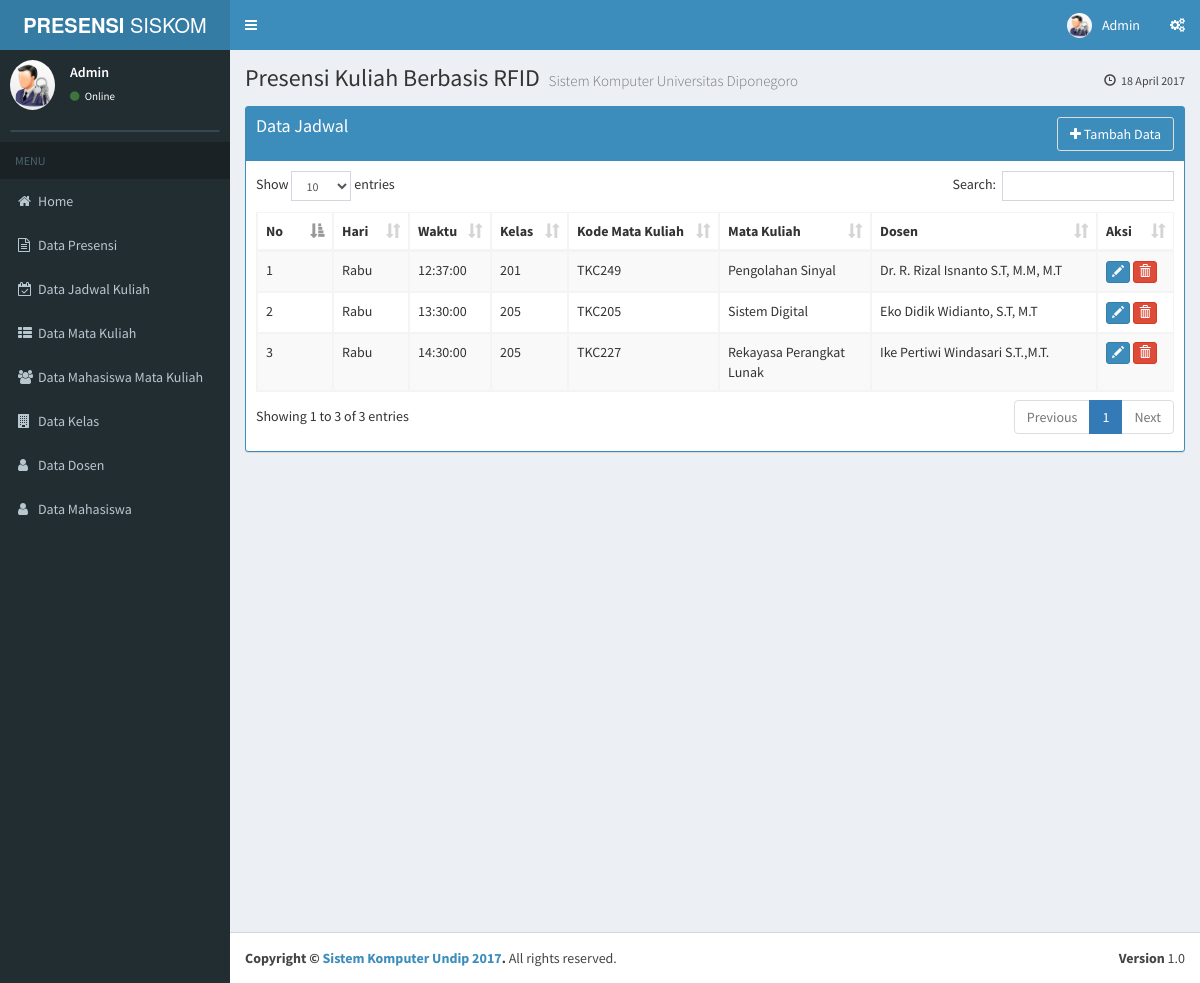
The page /admin/?module=jadwal (signed in) on the database its author committed.
### tables this page shows
CREATE TABLE IF NOT EXISTS `tb_jadwal` (
  `id_jadwal` int(20) NOT NULL AUTO_INCREMENT,
  `hari` varchar(20) NOT NULL,
  `waktu` time NOT NULL,
  `id_kelas` int(4) NOT NULL,
  `kd_makul` varchar(20) NOT NULL,
  PRIMARY KEY (`id_jadwal`)
);

CREATE TABLE IF NOT EXISTS `tb_kelas` (
  `id_kelas` varchar(4) NOT NULL,
  `nm_kelas` varchar(10) NOT NULL,
  PRIMARY KEY (`id_kelas`)
);

CREATE TABLE IF NOT EXISTS `tb_makul` (
  `kd_makul` varchar(10) NOT NULL,
  `nm_makul` varchar(30) NOT NULL,
  `id_dosen` varchar(4) NOT NULL,
  PRIMARY KEY (`kd_makul`)
);

CREATE TABLE IF NOT EXISTS `tb_dosen` (
  `id_dosen` int(4) NOT NULL AUTO_INCREMENT,
  `id_rfiddosen` varchar(30) NOT NULL,
  `nm_dosen` varchar(40) NOT NULL,
  `nip` varchar(20) NOT NULL,
  PRIMARY KEY (`id_dosen`)
);

### admin/inc/inc.library.php (called while the page is built, shortened)
<?php
function Indonesia2Tgl($tanggal){
	 $namaBln = array("01" => "Januari", "02" => "Februari", "03" => "Maret", "04" => "April", "05" => "Mei", "06" => "Juni",
					 "07" => "Juli", "08" => "Agustus", "09" => "September", "10" => "Oktober", "11" => "November", "12" => "Desember");
	$tgl=substr($tanggal,8,2);
	$bln=substr($tanggal,5,2);
	$thn=substr($tanggal,0,4);
	$tanggal ="$tgl ".$namaBln[$bln]." $thn";
	return $tanggal;
}
?>

### admin/module/jadwal/jadwal.php (the view, shortened to what this page needs)
<?php
$aksi="module/jadwal/jadwal_aksi.php";
switch($_GET[aksi]){
default:
?>
	<div class="row">
		<div class="col-xs-12">
          <div class="box box-solid box-primary">
            <div class="box-header">
              <h4 class="box-title">Data Jadwal</h4>
				<a class="btn btn-default pull-right" href="?module=jadwal&aksi=tambah" data-toggle="tooltip" title="Menambahkan jadwal">
				<i class="fa  fa-plus"></i> Tambah Data</a>
            </div>
            <div class="box-body">
              <table id="example1" class="table table-bordered table-striped">
                <thead>
                <tr>
                  <th class="col-sm-1">No</th>
				  <th class="col-sm-1">Hari</th>
                  <th class="col-sm-1">Waktu</th>
				  <th class="col-sm-1">Kelas</th>
				  <th class="col-sm-2">Kode Mata Kuliah</th>
				  <th class="col-sm-2">Mata Kuliah</th>
				  <th class="col-sm-3">Dosen</th>
				  <th class="col-sm-1">Aksi</th>
                </tr>
                </thead>
			    <tbody>
					<?php
						$sql = "SELECT tb_jadwal.id_jadwal, tb_jadwal.hari,tb_jadwal.waktu,tb_kelas.nm_kelas, tb_jadwal.id_kelas, tb_makul.kd_makul, tb_makul.nm_makul, tb_dosen.nm_dosen
						from tb_jadwal join tb_makul on tb_jadwal.kd_makul = tb_makul.kd_makul
						join tb_dosen on tb_makul.id_dosen = tb_dosen.id_dosen
						join tb_kelas on tb_jadwal.id_kelas = tb_kelas.id_kelas";
						$tampil = mysql_query($sql);
						$no=1;
						while ($data = mysql_fetch_array($tampil)) {
					?>
						<tr>
							<td><?php echo $no; ?></td>
							<td><?php echo $data['hari']; ?></td>
							<td><?php echo $data['waktu']; ?></td>
							<td><?php echo $data['nm_kelas']; ?></td>
							<td><?php echo $data['kd_makul']; ?></td>
							<td><?php echo $data['nm_makul']; ?></td>
							<td><?php echo $data['nm_dosen']; ?></td>
							<td>
								<a class="btn btn-xs btn-primary"   data-toggle="tooltip" title="Edit Data <?php echo $data['nm_makul'];?>" href="?module=jadwal&aksi=edit&id_jadwal=<?php echo $data['id_jadwal'];?>"><i class="glyphicon glyphicon-pencil"></i></a>
								<a class="btn btn-xs btn-danger" data-toggle="tooltip" title="Hapus Data" href="<?php echo $aksi ?>?module=jadwal&aksi=hapus&id_jadwal=<?php echo $data['id_jadwal'];?>"  alt="Delete Data" onclick="return confirm('Anda Yakin Menghapus Data <?php echo $data['nm_makul'];?> di hari <?php echo $data['hari'];?> jam <?php echo $data['waktu'];?>?')"> <i class="glyphicon glyphicon-trash"></i></a>
							</td>
						</tr>
						<?php
							$no++;
						}
						?>
			   </tbody>
              </table>
            </div>
          </div>
        </div>
      </div>
<?php
break;
?>
<?php
}
?>

### admin/index.php (shortened to what this page needs)
<!DOCTYPE html>
<?php
include 'inc/inc.library.php';
?>
<html>
<head>
  <link rel="stylesheet" href="../assets/bootstrap/css/bootstrap.min.css">
  <link rel="stylesheet" href="https://cdnjs.cloudflare.com/ajax/libs/font-awesome/4.5.0/css/font-awesome.min.css">
  <link rel="stylesheet" href="https://cdnjs.cloudflare.com/ajax/libs/ionicons/2.0.1/css/ionicons.min.css">
  <link rel="stylesheet" href="../assets//plugins/datatables/dataTables.bootstrap.css">
  <link rel="stylesheet" href="../assets//dist/css/AdminLTE.min.css">
  <link rel="stylesheet" href="../assets/dist/css/skins/_all-skins.min.css">
</head>
<body class="hold-transition skin-blue sidebar-mini">
<div class="wrapper">
  <header class="main-header">
    <a class="logo">
      <span class="logo-lg"><b>PRESENSI</b> SISKOM</span>
    </a>
    <nav class="navbar navbar-static-top">
      <a href="#" class="sidebar-toggle" data-toggle="offcanvas" role="button">
      </a>
      <div class="navbar-custom-menu">
        <ul class="nav navbar-nav">
          <li class="dropdown user user-menu">
            <a href="#" class="dropdown-toggle" data-toggle="dropdown">
              <img src="../assets/dist/img/admin.jpg" class="user-image" alt="User Image">
              <span class="hidden-xs">Admin</span>
            </a>
          </li>
          <li>
            <a href="#" data-toggle="control-sidebar"><i class="fa fa-gears"></i></a>
          </li>
        </ul>
      </div>
    </nav>
  </header>
   <aside class="main-sidebar">
    <section class="sidebar">
      <div class="user-panel">
        <div class="pull-left image">
          <img src="../assets/dist/img/admin.jpg" class="img-circle" alt="User Image">
        </div>
        <div class="pull-left info">
          <p>Admin</p>
          <a href="#"><i class="fa fa-circle text-success"></i> Online</a>
        </div>
      </div>
      <form action="#" method="get" class="sidebar-form">
      </form>
      <ul class="sidebar-menu">
       <li class="header">MENU</li>
        <li><a href="?module=home"><i class="fa fa-home"></i><span>Home</span></a></li>
		<li><a href="?module=presensi"><i class="fa fa-file-text-o"></i><span>Data Presensi</span></a></li>
		<li><a href="?module=jadwal"><i class="fa fa-calendar-check-o"></i><span>Data Jadwal Kuliah</span></a></li>
		<li><a href="?module=mata_kuliah"><i class="fa fa-th-list"></i><span>Data Mata Kuliah</span></a></li>
		<li><a href="?module=mhs_makul"><i class="fa fa-users"></i><span>Data Mahasiswa Mata Kuliah</span></a></li>
		<li><a href="?module=kelas"><i class="fa fa-building"></i><span>Data Kelas</span></a></li>
		<li><a href="?module=dosen"><i class="fa fa-user"></i><span>Data Dosen</span></a></li>
		<li><a href="?module=mahasiswa"><i class="fa fa-user"></i><span>Data Mahasiswa</span></a></li>
      </ul>
    </section>
  </aside>
  <div class="content-wrapper">
    <section class="content-header">
      <h1>
        Presensi Kuliah Berbasis RFID
        <small> Sistem Komputer Universitas Diponegoro</small>
      </h1>
		<ol class="breadcrumb">
			<li><a href="#"><i class="glyphicon glyphicon-time"></i><?php echo Indonesia2Tgl(date('Y-m-d'));?> </a></li>
		</ol>
    </section>
    <section class="content">
	<?php include "isi.php";?>
	</section>
  </div>
  <footer class="main-footer">
    <div class="pull-right hidden-xs">
      <b>Version</b> 1.0
    </div>
    <strong>Copyright &copy; <a href="http://siskom.undip.ac.id">Sistem Komputer Undip 2017</a>.</strong> All rights
    reserved.
  </footer>
</div>
</body>
</html>

### admin/isi.php (shortened to what this page needs)
<?php
if ($_GET['module'] == "home") {
	include "module/home.php";
}
else if ($_GET['module'] == "presensi") {
	include "module/presensi/presensi.php";
}
else if ($_GET['module'] == "mata_kuliah") {
	include "module/mata_kuliah/mata_kuliah.php";
}
else if ($_GET['module'] == "jadwal") {
	include "module/jadwal/jadwal.php";
}
?>

### rows shown on the page
tb_jadwal: hari "Rabu", waktu "12:37:00", id_kelas.nm_kelas "201", kd_makul.kd_makul "TKC249", kd_makul.nm_makul "Pengolahan Sinyal", tb_dosen.nm_dosen "Dr. R. Rizal Isnanto S.T, M.M, M.T"
tb_jadwal: hari "Rabu", waktu "13:30:00", id_kelas.nm_kelas "205", kd_makul.kd_makul "TKC205", kd_makul.nm_makul "Sistem Digital", tb_dosen.nm_dosen "Eko Didik Widianto, S.T, M.T"
tb_jadwal: hari "Rabu", waktu "14:30:00", id_kelas.nm_kelas "205", kd_makul.kd_makul "TKC227", kd_makul.nm_makul "Rekayasa Perangkat Lunak", tb_dosen.nm_dosen "Ike Pertiwi Windasari S.T.,M.T."
